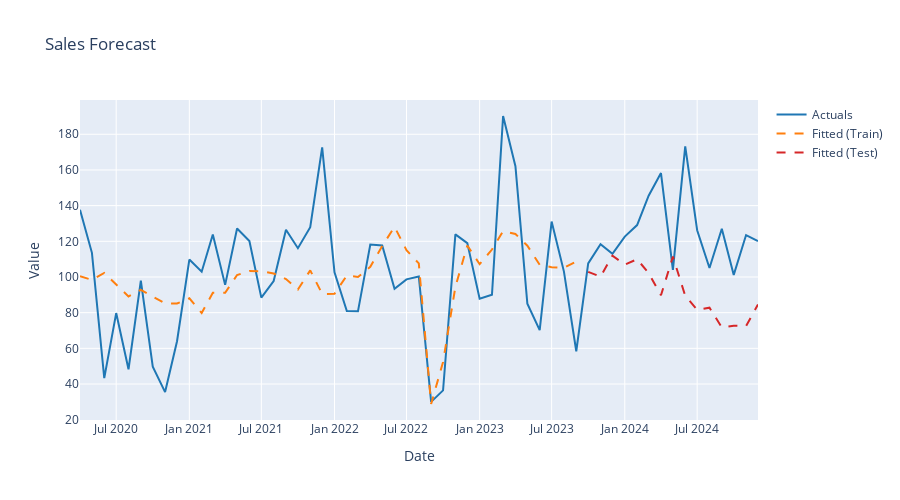

The code cell stored with this chart in its notebook:
### Code cell
from py_parsnip import linear_reg

# Create specification with statsmodels engine
spec_elasticnet = linear_reg(penalty = 0.1, mixture = 0.5).set_engine("sklearn")

# Fit model
fit_elasticnet = spec_elasticnet.fit(train_data, FORMULA_STR)

# Evaluate on test set
fit_elasticnet = fit_elasticnet.evaluate(test_data)

print("Model fitted successfully!")

# Extract outputs from both models
outputs_elasticnet, coefs_elasticnet, stats_elasticnet = fit_elasticnet.extract_outputs()

display(outputs_elasticnet)
display(coefs_elasticnet)
display(stats_elasticnet)

fig = plot_forecast(fit_elasticnet, title="Sales Forecast")
fig.show()
